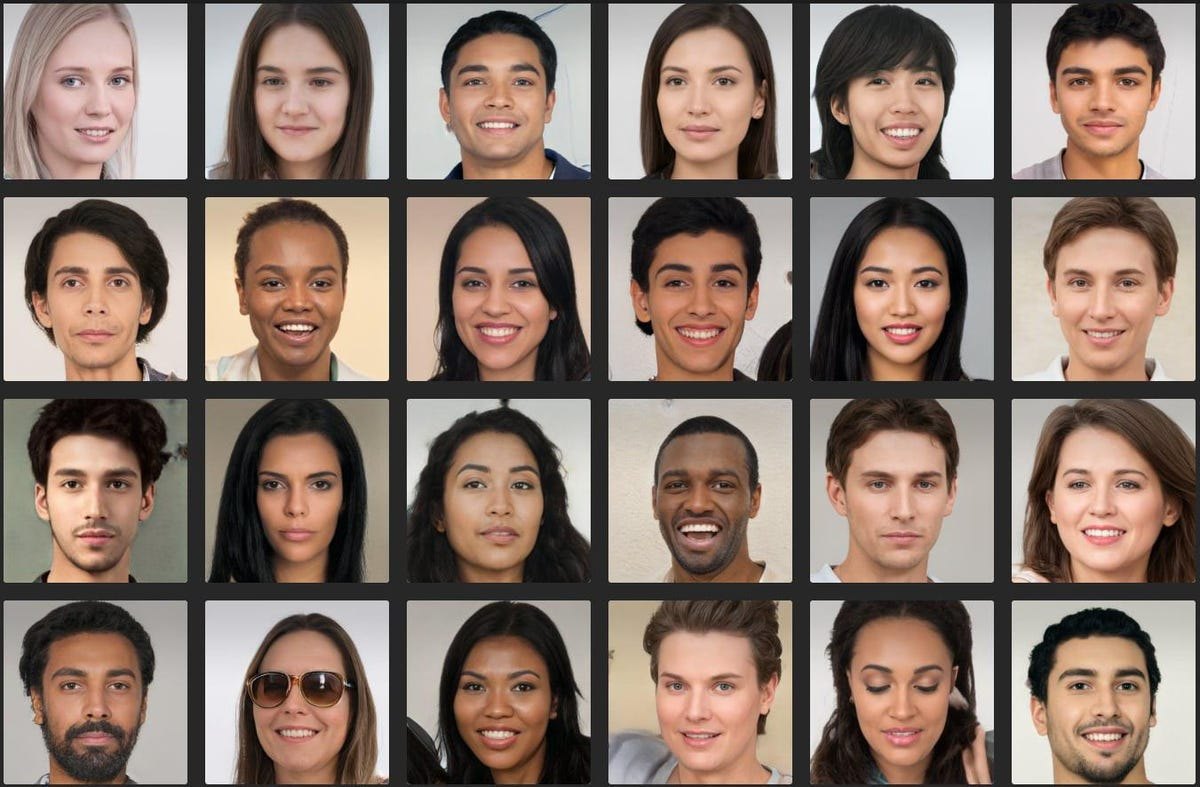
#> input picture faces.jpg, 1200 x 787 px
$ python -i problem1.py   (imports and definitions only)
#> lines starting #> are read from the running program, lines starting #| are printed output that depends on the picture
import cv2
import os
import argparse
from PIL import Image
import numpy as np

parser = argparse.ArgumentParser(description='Build a Python script that detects faces in an image using OpenCV, and saves the headshots of the detected faces to a specified directory.')

# [11 lines not run here, left out]

# python problem1.py --input "faces.jpg" --output "output" --number 7
# For the command above the values:

# [1 line that did not run here, left out]
# [1 line that did not run here, left out]
# [1 line that did not run here, left out]

def clearDirectory(dir):
    for filename in os.listdir(dir):
        file_path = os.path.join(dir, filename)
        try:
            if os.path.isfile(file_path):
                os.remove(file_path)
        except Exception as e:
            print(f"Failed to delete {file_path}. Reason: {e}")


def detect_and_save_faces(image_path, save_directory):
    """From a spesific image file it detects faces with opencv.
    Then it crops the faces from that image and save them in a particular directory for the amount of time has given by the user.

    Parameters
    ----------
    image_path : string
        A file path to detect faces with the help of cv2 haarcascade.
    save_directory : string
        A directory to save cropped faces from input image.

    Returns
    -------
    Number
        The number of faces that has been cropped and saved to a directory.
    """
#> called with image_path = 'faces.jpg', save_directory = 'out.png'
    _, file_extension = os.path.splitext(image_path)

    if file_extension.lower() in ('.jpeg', '.jpg', '.png', '.gif'):
        # Open the image using the Image.open() function
        with Image.open(image_path) as image:
            # Print the image mode and size
#> image is the input picture: PIL image 1200x787 RGB; mean R, G, B 135.2, 116.7, 106.1
            print(f"Mode: {image.mode}")
#| Mode: RGB
            print(f"Size: {image.size}")
#| Size: (1200, 787)
            # Load the cascade classifier
            face_cascade = cv2.CascadeClassifier('haarcascade_frontalface_default.xml')

            # Convert the image to a numpy array
            image_array = np.array(image)
            # Convert the image to RGB. If not converting then the cropped images will be saved in BGR format.
            image_array = cv2.cvtColor(image_array,cv2.COLOR_BGR2RGB)
            # Convert the image to grayscale
            gray_image = cv2.cvtColor(image_array, cv2.COLOR_RGB2GRAY)
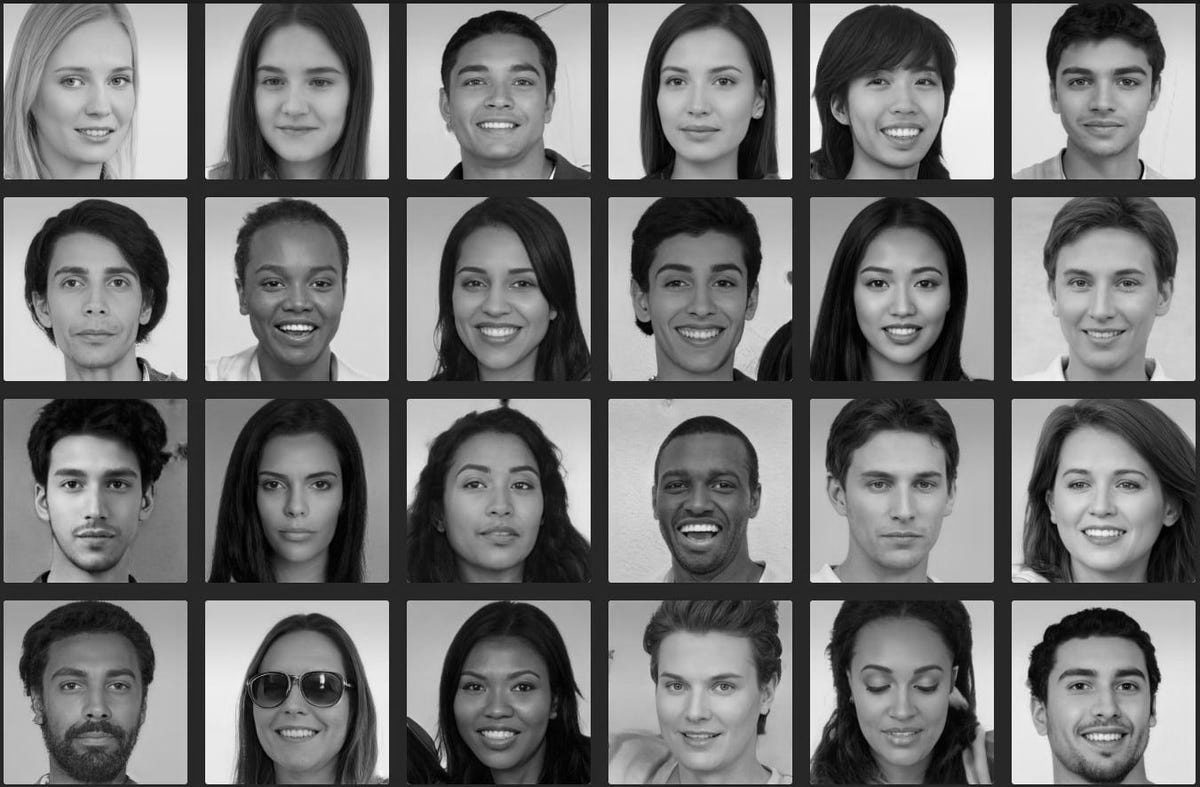
#> gray_image: shape (787, 1200); min 0, max 255, mean 115.7

            # Detect faces in the image
            faces = face_cascade.detectMultiScale(gray_image, scaleFactor=1.1, minNeighbors=5)
#> faces = 24 rows, first 6: [243, 443, 107, 107], [1039, 32, 125, 125], [639, 33, 124, 124], [36, 236, 118, 118], [238, 234, 117, 117], [440, 36, 117, 117]

            # Iterate through the faces and save each one to the specified directory
            headshot_count = 0
            for (x, y, w, h) in faces:
                headshot = image_array[y:y+h, x:x+w]
                headshot_path = os.path.join(save_directory, 'face_{}.jpg'.format(headshot_count+1))
                cv2.imwrite(headshot_path, headshot)
                headshot_count += 1
                if headshot_count >= NUMBER_OF_FACES:
                    break
#> this loop made 1 pass
#> (x, y, w, h, headshot_count) on pass 1: (243, 443, 107, 107, 1)
#> pass 1, in detect_and_save_faces, `headshot = image_array[y:y+h, x:x+w]`:
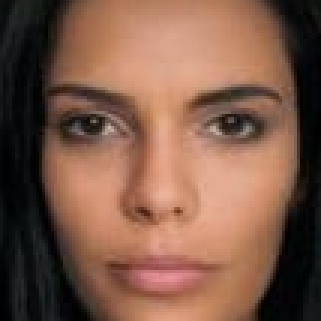
#> headshot: shape (107, 107, 3) (shown 3 times larger); mean B, G, R 72, 89, 125.3
#> after the loop, headshot_count = 1
            return headshot_count
    else:
        print(f"{file_extension} file format not supported")
        return 0


# Example usage
# [1 line not run here, left out]
# [1 line that did not run here, left out]
# [1 line not run here, left out]

#> (the run stopped early here; a loop or call above may not have finished)
